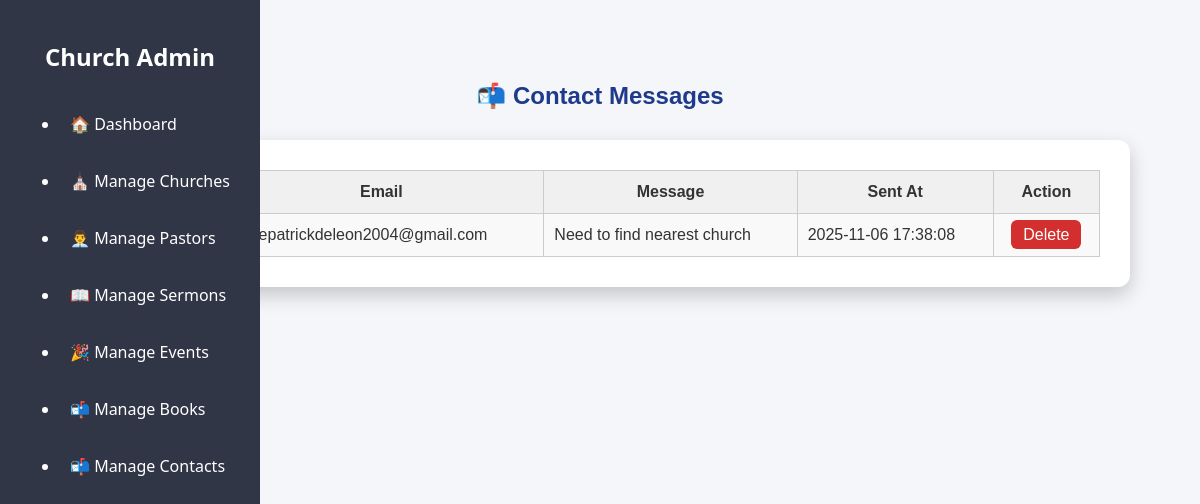
Page /admin/admin_contacts.php (signed in) on the committed database.
### tables this page shows
CREATE TABLE `contact_messages` (
  `id` int(11) NOT NULL,
  `name` varchar(100) NOT NULL,
  `email` varchar(100) NOT NULL,
  `message` text NOT NULL,
  `created_at` timestamp NOT NULL DEFAULT current_timestamp()
);

### admin/admin_contacts.php (the view, shortened to what this page needs)
<?php
include '../config.php';
include 'header.php';
?>
<section style="padding:40px 20px; font-family:Arial, sans-serif;">
    <h2 style="text-align:center; color:#1e3a8a; margin-bottom:30px;">📬 Contact Messages</h2>
    <div style="max-width:1000px; margin:0 auto 50px auto; background:#fff; padding:30px; border-radius:12px; box-shadow:0 8px 20px rgba(0,0,0,0.2);">
        <table style="width:100%; border-collapse:collapse;">
            <thead>
                <tr style="background:#f0f0f0;">
                    <th style="border:1px solid #ccc; padding:12px 10px;">ID</th>
                    <th style="border:1px solid #ccc; padding:12px 10px;">Name</th>
                    <th style="border:1px solid #ccc; padding:12px 10px;">Email</th>
                    <th style="border:1px solid #ccc; padding:12px 10px;">Message</th>
                    <th style="border:1px solid #ccc; padding:12px 10px;">Sent At</th>
                    <th style="border:1px solid #ccc; padding:12px 10px;">Action</th>
                </tr>
            </thead>
            <tbody>
                <?php
                $res = $mysqli->query("SELECT * FROM contact_messages ORDER BY created_at DESC");
                if($res->num_rows > 0){
                    while($row = $res->fetch_assoc()){
                        echo "<tr style='background:#f9f9f9;'>
                                <td style='border:1px solid #ccc; padding:12px 10px;'>{$row['id']}</td>
                                <td style='border:1px solid #ccc; padding:12px 10px;'>{$row['name']}</td>
                                <td style='border:1px solid #ccc; padding:12px 10px;'>{$row['email']}</td>
                                <td style='border:1px solid #ccc; padding:12px 10px;'>{$row['message']}</td>
                                <td style='border:1px solid #ccc; padding:12px 10px;'>{$row['created_at']}</td>
                                <td style='border:1px solid #ccc; padding:12px 10px; text-align:center;'>
                                    <a href='delete_contact.php?id={$row['id']}' style='color:white; background:#d32f2f; padding:6px 12px; border-radius:6px; text-decoration:none; transition:0.3s;' onclick=\"return confirm('Are you sure you want to delete this message?');\">Delete</a>
                                </td>
                              </tr>";
                    }
                } else {
                    echo "<tr><td colspan='6' style='text-align:center; padding:20px;'>No contact messages yet.</td></tr>";
                }
                ?>
            </tbody>
        </table>
    </div>
</section>
<?php include 'footer.php'; ?>

### admin/style.css (style rules this page uses)
body { margin: 0; font-family: 'Segoe UI', sans-serif; background: #f5f6fa; color: #333; }

### rows in the picture
contact_messages: email "lancepatrickdeleon2004@gmail.com", message "Need to find nearest church", created_at "2025-11-06 17:38:08"
